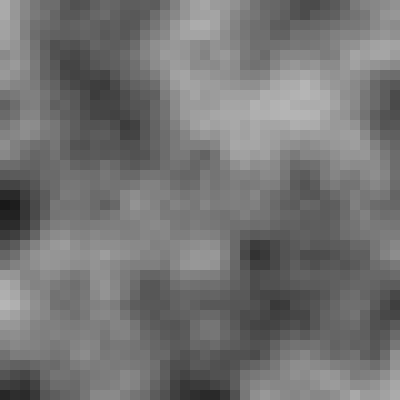
Frame 1 (no input)
Frame 60 (no input): identical to frame 1, image omitted
Frame 120 (the mouse pressed at the canvas centre since frame 60): identical to frame 1, image omitted

The p5.js sketch that drew this single still picture (run headless with seeded random() and noise() and a simulated clock; from frame 60 on, the mouse is pressed at the canvas centre):

// p5.js sketch
// ── sketch.js
function setup() {
  	createCanvas(400, 400);
	noStroke();
}

function draw() {
	for (var x = 0; x < width; x+=10) {
		for (var y = 0; y < height; y+=10) {
			var c = 255 * noise(0.01 * x, 0.01 * y);
			fill(c);
			rect(x, y, 10, 10);
		}		
  	}
}
